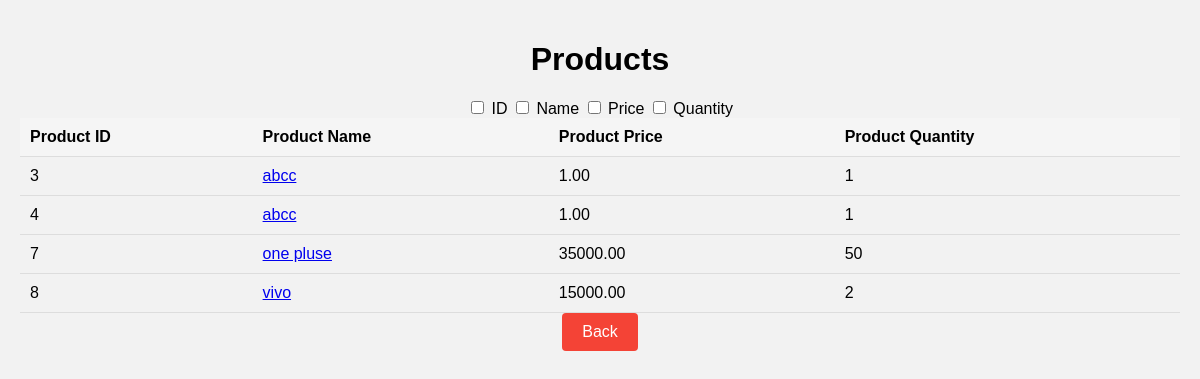
The app's page /show-products, older data.
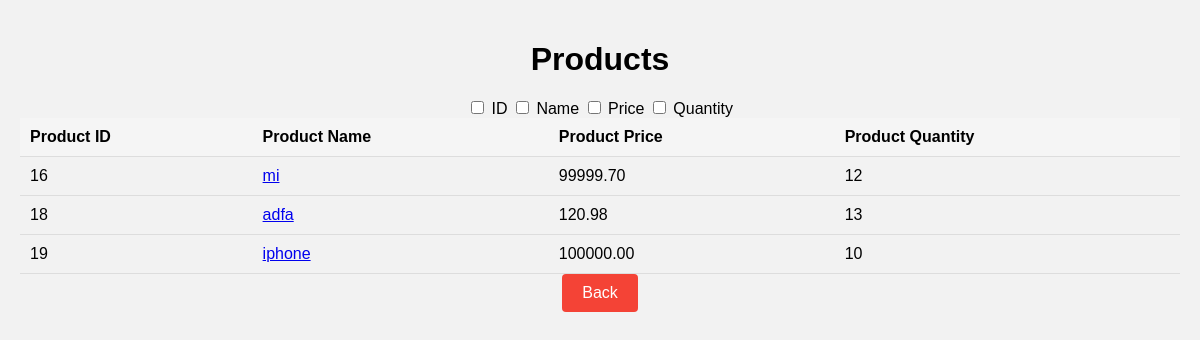
The same page, newer data.
### playground/models.py (models this page shows)
class Product(models.Model):
    name = models.CharField(max_length=255, unique=True)
    price = models.DecimalField(max_digits=10, decimal_places=2)
    quantity = models.PositiveIntegerField()

### playground/views.py (the view)
# urls.py: path("show-products", views.show_products),
def show_products(request):
    try:
        products = Product.objects.all()
        return render(request, "show_products.html", {"products": products})
    except Exception as ex:
        return render(request, "error.html", {"message": f"Exception occur: {ex}"})

### playground/templates/show_products.html (shortened to what this page needs)
<!DOCTYPE html>
<html>
  <head>
    {% load static %}
    <link rel="stylesheet" href="{% static 'css/show_products.css' %}" />
    <link rel="stylesheet" href="{% static 'css/main.css' %}" />
  </head>
  <body>
    <h1>Products</h1>
    <label>
      <input type="checkbox" class="columnCheckbox" data-column="0" /> ID
    </label>
    <label>
      <input type="checkbox" class="columnCheckbox" data-column="1" /> Name
    </label>
    <label>
      <input type="checkbox" class="columnCheckbox" data-column="2" /> Price
    </label>
    <label>
      <input type="checkbox" class="columnCheckbox" data-column="3" /> Quantity
    </label>
    <table id="Table">
      <thead>
        <tr>
          <th onclick="sortTable(0)">Product ID</th>
          <th onclick="sortTable(1)">Product Name</th>
          <th onclick="sortTable(2)">Product Price</th>
          <th onclick="sortTable(3)">Product Quantity</th>
        </tr>
      </thead>
      <tbody>
        {% for product in products %}
        <tr>
          <td>{{ product.id }}</td>
          <td>
            <a href="show-product/{{product.name}}">{{ product.name }}</a>
          </td>
          <td>{{ product.price }}</td>
          <td>{{ product.quantity }}</td>
        </tr>
        {% endfor %}
      </tbody>
    </table>
    <form>
      <input type="button" value="Back" onclick="history.go(-1)" />
    </form>
  </body>
</html>

Row changes from the older to the newer data that the page shows:
removed Product: id "3", name "abcc", price "1.00", quantity "1"
removed Product: id "4", name "abcc", price "1.00", quantity "1"
removed Product: id "7", name "one pluse", price "35000.00", quantity "50"
removed Product: id "8", name "vivo", price "15000.00", quantity "2"
added Product: id "16", name "mi", price "99999.70", quantity "12"
added Product: id "18", name "adfa", price "120.98", quantity "13"
added Product: id "19", name "iphone", price "100000.00", quantity "10"
